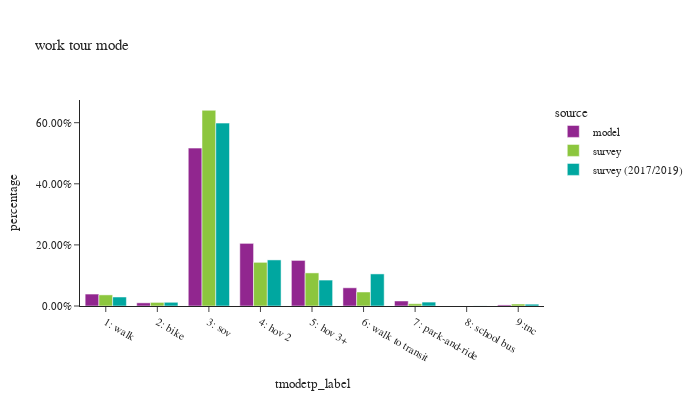

This figure's notebook cell:
### Code cell
df_plot = wk_tour.groupby(['source','tmodetp_label'])['toexpfac'].sum().reset_index()
df_plot['percentage'] = df_plot.groupby(['source'], group_keys=False)['toexpfac']. \
    apply(lambda x: x / float(x.sum()))

df_plot_ct = wk_tour.groupby(['source','tmodetp_label'])['toexpfac'].count().reset_index(). \
    rename(columns={'toexpfac':'sample count'})
df_plot = df_plot.merge(df_plot_ct, on=['source','tmodetp_label'])

fig = px.bar(df_plot.sort_values(by=['source']), x="tmodetp_label", y="percentage", color="source",
             barmode="group",hover_data=['sample count'],title="work tour mode")
fig.update_layout(height=400, width=700, font=dict(size=11),
                  xaxis = dict(dtick = 1, categoryorder='category ascending'),
                  yaxis=dict(tickformat=".2%"))
fig.show()

### Figure 1 — Plotly figure (JSON) as saved in the notebook; plotly's stock layout.template omitted (floating-point values rounded to 4 significant figures)
{"data": [{"alignmentgroup": "True", "customdata": [[61907], [16348], [817713], [324326], [236035], [94241], [26044], [5547]], "hovertemplate": "source=model<br>tmodetp_label=%{x}<br>percentage=%{y}<br>sample count=%{customdata[0]}<extra></extra>", "legendgroup": "model", "marker": {"color": "#91268F", "pattern": {"shape": ""}}, "name": "model", "offsetgroup": "model", "orientation": "v", "showlegend": true, "textposition": "auto", "type": "bar", "x": ["1: walk", "2: bike", "3: sov", "4: hov 2", "5: hov 3+", "6: walk to transit", "7: park-and-ride", "9:tnc"], "xaxis": "x", "y": [0.03913, 0.01033, 0.5168, 0.205, 0.1492, 0.05956, 0.01646, 0.003506], "yaxis": "y"}, {"alignmentgroup": "True", "customdata": [[17], [25], [364], [98], [1351], [135], [221], [256]], "hovertemplate": "source=survey<br>tmodetp_label=%{x}<br>percentage=%{y}<br>sample count=%{customdata[0]}<extra></extra>", "legendgroup": "survey", "marker": {"color": "#8CC63E", "pattern": {"shape": ""}}, "name": "survey", "offsetgroup": "survey", "orientation": "v", "showlegend": true, "textposition": "auto", "type": "bar", "x": ["9:tnc", "7: park-and-ride", "6: walk to transit", "5: hov 3+", "3: sov", "2: bike", "1: walk", "4: hov 2"], "xaxis": "x", "y": [0.006574, 0.007479, 0.04593, 0.1083, 0.6406, 0.0118, 0.03637, 0.1429], "yaxis": "y"}, {"alignmentgroup": "True", "customdata": [[8], [797], [240], [3253], [926], [386], [2462], [101], [124]], "hovertemplate": "source=survey (2017/2019)<br>tmodetp_label=%{x}<br>percentage=%{y}<br>sample count=%{customdata[0]}<extra></extra>", "legendgroup": "survey (2017/2019)", "marker": {"color": "#00A7A0", "pattern": {"shape": ""}}, "name": "survey (2017/2019)", "offsetgroup": "survey (2017/2019)", "orientation": "v", "showlegend": true, "textposition": "auto", "type": "bar", "x": ["8: school bus", "1: walk", "2: bike", "3: sov", "4: hov 2", "5: hov 3+", "6: walk to transit", "7: park-and-ride", "9:tnc"], "xaxis": "x", "y": [0.0002906, 0.02943, 0.01213, 0.5986, 0.1509, 0.08489, 0.105, 0.01279, 0.005975], "yaxis": "y"}], "layout": {"barmode": "group", "font": {"size": 11}, "height": 400, "legend": {"title": {"text": "source"}, "tracegroupgap": 0}, "title": {"text": "work tour mode"}, "width": 700, "xaxis": {"anchor": "y", "categoryorder": "category ascending", "domain": [0.0, 1.0], "dtick": 1, "title": {"text": "tmodetp_label"}}, "yaxis": {"anchor": "x", "domain": [0.0, 1.0], "tickformat": ".2%", "title": {"text": "percentage"}}}}
